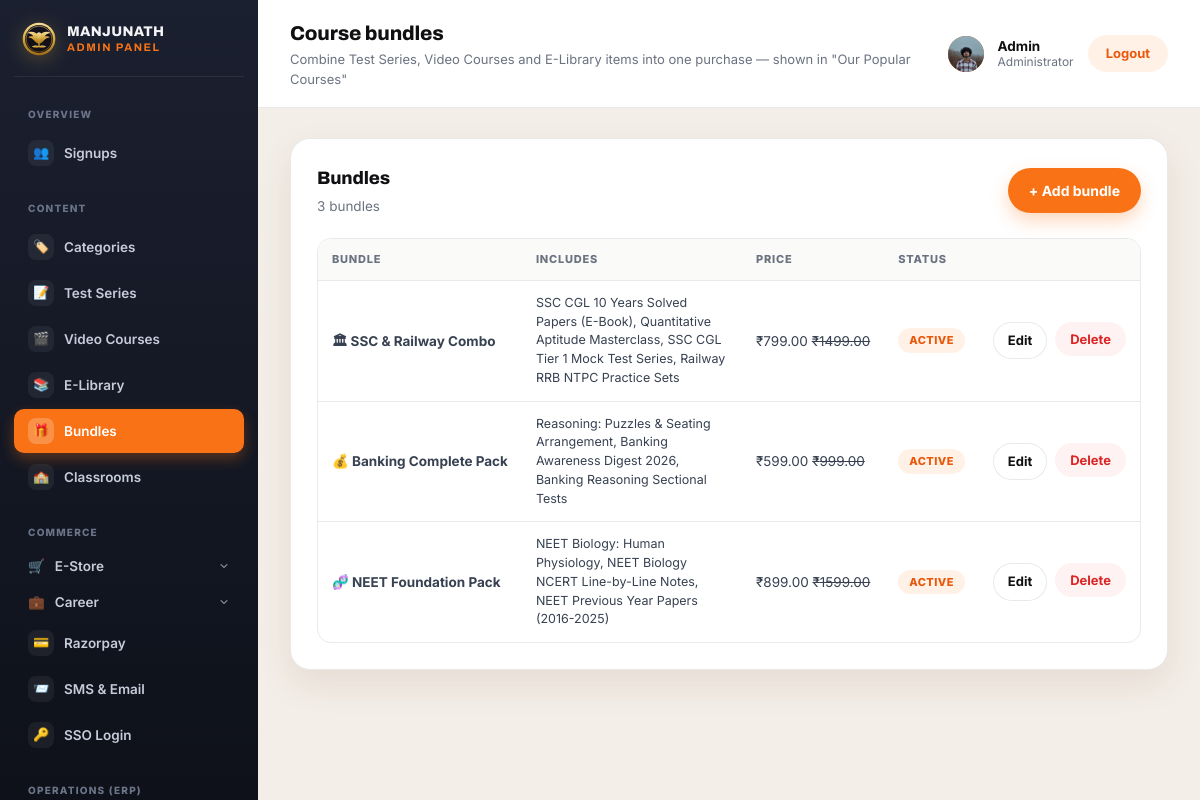
The app's page /panel/bundles/ (signed in) with its own data.
### myapp/models.py (models this page shows, shortened)
class CustomUser(AbstractBaseUser, PermissionsMixin):
    GENDER_CHOICES = [
        ('male', 'Male'),
        ('female', 'Female'),
        ('other', 'Other'),
    ]
    name = models.CharField(max_length=150)
    email = models.EmailField(unique=True)
    number = models.CharField(max_length=15)
    age = models.PositiveIntegerField(null=True, blank=True)
    gender = models.CharField(max_length=10, choices=GENDER_CHOICES, blank=True)
    state = models.CharField(max_length=100, blank=True)
    city = models.CharField(max_length=100, blank=True)
    profile_picture = models.ImageField(upload_to='profile_pictures/', blank=True, null=True)
    is_active = models.BooleanField(default=True)
    is_staff = models.BooleanField(default=False)
    date_joined = models.DateTimeField(auto_now_add=True)
    objects = CustomUserManager()
    USERNAME_FIELD = 'email'
    REQUIRED_FIELDS = ['name', 'number']

class Bundle(models.Model):
    name = models.CharField(max_length=200)
    description = models.TextField(blank=True)
    courses = models.ManyToManyField(Course, related_name='bundles', blank=True)
    icon = models.CharField(max_length=10, blank=True, default='🎓', help_text='Emoji shown on the bundle card, e.g. 🎓')
    badge_label = models.CharField(max_length=100, blank=True, help_text='e.g. All Subjects Included')
    original_price = models.DecimalField(max_digits=8, decimal_places=2, default=0)
    current_price = models.DecimalField(max_digits=8, decimal_places=2, default=0)
    rating = models.DecimalField(max_digits=2, decimal_places=1, default=4.9)
    order = models.PositiveIntegerField(default=0)
    is_active = models.BooleanField(default=True)
    created_at = models.DateTimeField(auto_now_add=True)
    class Meta:
        ordering = ['order', '-created_at']

class Course(models.Model):
    TEST_SERIES = 'test_series'
    VIDEO_COURSE = 'video_course'
    ELIBRARY = 'elibrary'
    TYPE_CHOICES = [
        (TEST_SERIES, 'Test Series'),
        (VIDEO_COURSE, 'Video Course'),
        (ELIBRARY, 'E-Library'),
    ]
    TEST_TYPE_CHOICES = [
        ('mock_test', 'Mock Test'),
        ('practice_test', 'Practice Test'),
        ('sectional_test', 'Sectional Test'),
        ('sample_papers', 'Sample Papers'),
        ('previous_year_paper', 'Previous Year Paper'),
    ]
    VALIDITY_DAYS = 'days'
    VALIDITY_MONTHS = 'months'
    VALIDITY_UNIT_CHOICES = [
        (VALIDITY_DAYS, 'Days'),
        (VALIDITY_MONTHS, 'Months'),
    ]
    course_type = models.CharField(max_length=20, choices=TYPE_CHOICES)
    category = models.ForeignKey(Category, on_delete=models.SET_NULL, null=True, blank=True, related_name='courses')
    name = models.CharField(max_length=200, verbose_name='Course name')
    test_type = models.CharField(max_length=20, choices=TEST_TYPE_CHOICES, blank=True, help_text='Used for Test Series only — e.g. Mock Test, Practice Test.')
    original_price = models.DecimalField(max_digits=8, decimal_places=2, default=0)
    current_price = models.DecimalField(max_digits=8, decimal_places=2, default=0)
    force_free = models.BooleanField(default=False, verbose_name='Make this free', help_text='Grant free access even if a price is set above')
    enable_validity = models.BooleanField(default=False, help_text='Turn on if access to this course expires after a validity period')
    validity_value = models.PositiveIntegerField(null=True, blank=True, help_text='Length of access, e.g. 6')
    validity_unit = models.CharField(max_length=10, choices=VALIDITY_UNIT_CHOICES, default=VALIDITY_MONTHS, blank=True)
    about = models.TextField(blank=True, verbose_name='About course')
    thumbnail = models.ImageField(upload_to='courses/', blank=True, null=True, help_text='Recommended size: 400×240px (16:10).')
    pdf_file = models.FileField(upload_to='elibrary_pdfs/', blank=True, null=True, help_text='Used for E-Library only. Upload the book/notes as a PDF.')
    video_file = models.FileField(upload_to='course_videos/', blank=True, null=True, help_text='Used for Video Courses only. Upload the course video (MP4 recommended).')
    duration_minutes = models.PositiveIntegerField(null=True, blank=True, help_text='Video length in minutes (Video Course) or time limit in minutes (Test Series).')
    author = models.CharField(max_length=150, blank=True, help_text='Used for E-Library only.')
    pages = models.PositiveIntegerField(null=True, blank=True, help_text='Used for E-Library only — number of pages.')
    order = models.PositiveIntegerField(default=0)
    is_active = models.BooleanField(default=True)
    created_at = models.DateTimeField(auto_now_add=True)
    class Meta:
        ordering = ['order', '-created_at']

### myapp/views.py (the view)
# urls.py: path('panel/bundles/', views.panel_bundle_list, name='panel_bundle_list'),
@login_required(login_url='login')
@user_passes_test(_is_staff, login_url='login')
def panel_bundle_list(request):
    bundles = Bundle.objects.all().prefetch_related('courses')
    return render(request, 'myapp/panel/bundle_list.html', {'bundles': bundles})

### myapp/context_processors.py (called while the page is built)
def site_settings(request):
    return {
        'site_settings': SiteSettings.load(),
        'top_notifications': Notification.objects.filter(is_active=True),
        'chatbot_settings': ChatbotSettings.load(),
        'chatbot_questions': ChatbotQuestion.objects.filter(is_active=True),
        'hero': HeroSection.load(),
        'daily_current_card': DailyUpdateCard.load(DailyUpdateCard.CURRENT_AFFAIRS),
        'daily_news_card': DailyUpdateCard.load(DailyUpdateCard.DAILY_NEWS),
        'pwa_settings': PWASettings.load(),
        'sso_settings': SSOSettings.load(),
    }

### myapp/models.py (called while the page is built)
    @classmethod
    def load(cls):
        obj, _ = cls.objects.get_or_create(pk=1)
        return obj

    @classmethod
    def load(cls):
        obj, _ = cls.objects.get_or_create(pk=1)
        return obj

    @classmethod
    def load(cls):
        obj, _ = cls.objects.get_or_create(pk=1)
        return obj

    @classmethod
    def load(cls, key):
        obj, _ = cls.objects.get_or_create(key=key, defaults={'key': key, **cls.DEFAULTS[key]})
        return obj

    @classmethod
    def load(cls):
        obj, _ = cls.objects.get_or_create(pk=1)
        return obj

    @classmethod
    def load(cls):
        obj, _ = cls.objects.get_or_create(pk=1)
        return obj

### myapp/views.py (called while the page is built)
def _is_staff(user):
    return user.is_authenticated and user.is_staff

### myapp/templates/myapp/panel/bundle_list.html (shortened to what this page needs)
{% extends "myapp/panel/base.html" %}
{% block page_title %}Course bundles{% endblock %}
{% block page_sub %}Combine Test Series, Video Courses and E-Library items into one purchase — shown in "Our Popular Courses"{% endblock %}
{% block nav_bundles %}is-active{% endblock %}
{% block content %}
<div class="panel-card">
  <div class="panel-card-head">
    <div>
      <h2>Bundles</h2>
      <p>{{ bundles|length }} bundle{{ bundles|length|pluralize }}</p>
    </div>
    <a class="btn btn-primary" href="{% url 'panel_bundle_add' %}">+ Add bundle</a>
  </div>
  {% if bundles %}
    <div class="panel-table-wrap">
      <table class="panel-table">
        <thead>
          <tr>
            <th>Bundle</th>
            <th>Includes</th>
            <th>Price</th>
            <th>Status</th>
            <th></th>
          </tr>
        </thead>
        <tbody>
          {% for bundle in bundles %}
          <tr>
            <td class="panel-row-name">{{ bundle.icon }} {{ bundle.name }}</td>
            <td class="bundle-courses">{% for c in bundle.courses.all %}{{ c.name }}{% if not forloop.last %}, {% endif %}{% empty %}—{% endfor %}</td>
            <td>₹{{ bundle.current_price }}{% if bundle.original_price and bundle.original_price != bundle.current_price %} <s>₹{{ bundle.original_price }}</s>{% endif %}</td>
            <td>{% if bundle.is_active %}<span class="panel-badge">Active</span>{% else %}<span class="panel-badge panel-badge-muted">Hidden</span>{% endif %}</td>
            <td>
              <div class="gallery-actions">
                <a class="btn btn-ghost btn-sm" href="{% url 'panel_bundle_edit' bundle.pk %}">Edit</a>
                <form method="post" action="{% url 'panel_bundle_delete' bundle.pk %}" onsubmit="return confirm('Delete this bundle?');">
                  <button type="submit" class="btn btn-danger btn-sm">Delete</button>
                </form>
              </div>
            </td>
          </tr>
          {% endfor %}
        </tbody>
      </table>
    </div>
  {% else %}
    <p class="panel-empty"><span class="panel-empty-ico">🎁</span>No bundles yet.</p>
  {% endif %}
</div>
{% endblock %}

### myapp/templates/myapp/panel/base.html (shortened to what this page needs)
<!DOCTYPE html>
<html lang="en">
<head>
</head>
<body>
<div class="panel-shell">
  <aside class="panel-sidebar">
    <div class="panel-brand">
      <span class="panel-crest" aria-hidden="true">
      </span>
      <span class="panel-brand-text"><span>MANJUNATH</span><span>Admin Panel</span></span>
    </div>
    <nav class="panel-nav">
      <p class="panel-nav-label">Overview</p>
      <a class="{% block nav_signups %}{% endblock %}" href="{% url 'panel_signups' %}">
        <span class="panel-nav-ico">👥</span> Signups
      </a>
      <p class="panel-nav-label">Content</p>
      <a class="{% block nav_categories %}{% endblock %}" href="{% url 'panel_category_list' %}">
        <span class="panel-nav-ico">🏷️</span> Categories
      </a>
      <a class="{% if course_type == 'test_series' %}is-active{% endif %}" href="{% url 'panel_course_list' 'test_series' %}">
        <span class="panel-nav-ico">📝</span> Test Series
      </a>
      <a class="{% if course_type == 'video_course' %}is-active{% endif %}" href="{% url 'panel_course_list' 'video_course' %}">
        <span class="panel-nav-ico">🎬</span> Video Courses
      </a>
      <a class="{% if course_type == 'elibrary' %}is-active{% endif %}" href="{% url 'panel_course_list' 'elibrary' %}">
        <span class="panel-nav-ico">📚</span> E-Library
      </a>
      <a class="{% block nav_bundles %}{% endblock %}" href="{% url 'panel_bundle_list' %}">
        <span class="panel-nav-ico">🎁</span> Bundles
      </a>
      <a class="{% block nav_classrooms %}{% endblock %}" href="{% url 'panel_classroom_list' %}">
        <span class="panel-nav-ico">🏫</span> Classrooms
      </a>
      <p class="panel-nav-label">Commerce</p>
      <div class="panel-nav-group {% block nav_store_open %}{% endblock %}">
        <button type="button" class="panel-nav-group-toggle {% block nav_store %}{% endblock %}">
          <span class="panel-nav-ico">🛒</span> E-Store
          <svg class="panel-nav-group-caret" viewBox="0 0 24 24" width="12" height="12" aria-hidden="true"><path d="m6 9 6 6 6-6" fill="none" stroke="currentColor" stroke-width="2.2" stroke-linecap="round" stroke-linejoin="round"/></svg>
        </button>
      </div>
      <div class="panel-nav-group {% block nav_career_open %}{% endblock %}">
        <button type="button" class="panel-nav-group-toggle {% block nav_career %}{% endblock %}">
          <span class="panel-nav-ico">💼</span> Career
          <svg class="panel-nav-group-caret" viewBox="0 0 24 24" width="12" height="12" aria-hidden="true"><path d="m6 9 6 6 6-6" fill="none" stroke="currentColor" stroke-width="2.2" stroke-linecap="round" stroke-linejoin="round"/></svg>
        </button>
      </div>
      <a class="{% block nav_razorpay %}{% endblock %}" href="{% url 'panel_razorpay_settings' %}">
        <span class="panel-nav-ico">💳</span> Razorpay
      </a>
      <a class="{% block nav_sms_email %}{% endblock %}" href="{% url 'panel_notification_provider_settings' %}">
        <span class="panel-nav-ico">📨</span> SMS &amp; Email
      </a>
      <a class="{% block nav_sso %}{% endblock %}" href="{% url 'panel_sso_settings' %}">
        <span class="panel-nav-ico">🔑</span> SSO Login
      </a>
      <p class="panel-nav-label">Operations (ERP)</p>
    </nav>
  </aside>
  <div class="panel-main">
    <header class="panel-topbar">
      <div id="panelPageTitle">
        <h1>{% block page_title %}Admin Panel{% endblock %}</h1>
        <p class="panel-topbar-sub">{% block page_sub %}{% endblock %}</p>
      </div>
      <div class="panel-user">
        {% if user.profile_picture %}
          <img class="panel-user-avatar" src="{{ user.profile_picture.url }}" alt="">
        {% else %}
          <span class="panel-user-avatar">{{ user.name|default:user.email|first|upper }}</span>
        {% endif %}
        <span class="panel-user-info">
          <strong>{{ user.name|default:user.email }}</strong>
          <span>Administrator</span>
        </span>
        <a class="panel-logout" href="{% url 'logout' %}">Logout</a>
      </div>
    </header>
    <main class="panel-content" id="panelContent">
      {% block content %}{% endblock %}
    </main>
  </div>
</div>
</body>
</html>

### records on screen
CustomUser: profile_picture (picture), name "Admin"
Bundle: icon "🏛", name "SSC & Railway Combo", current_price "799.00", original_price "1499.00", is_active "ACTIVE"
Course: name "SSC CGL 10 Years Solved Papers (E-Book)"
Course: name "Quantitative Aptitude Masterclass"
Course: name "SSC CGL Tier 1 Mock Test Series"
Course: name "Railway RRB NTPC Practice Sets"
Bundle: icon "💰", name "Banking Complete Pack", current_price "599.00", original_price "999.00", is_active "ACTIVE"
Course: name "Reasoning: Puzzles & Seating Arrangement"
Course: name "Banking Awareness Digest 2026"
Course: name "Banking Reasoning Sectional Tests"
Bundle: icon "🧬", name "NEET Foundation Pack", current_price "899.00", original_price "1599.00", is_active "ACTIVE"
Course: name "NEET Biology: Human Physiology"
Course: name "NEET Biology NCERT Line-by-Line Notes"
Course: name "NEET Previous Year Papers (2016-2025)"

### other values on screen
{{ bundles|length }} "3"
